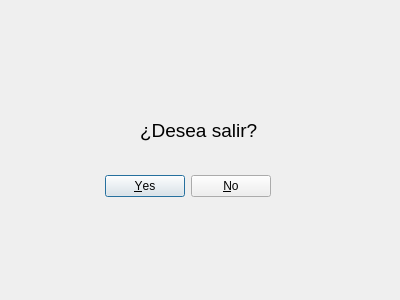
<?xml version="1.0" encoding="UTF-8"?>
<ui version="4.0">
 <class>Dialog</class>
 <widget class="QDialog" name="Dialog">
  <property name="windowModality">
   <enum>Qt::WindowModal</enum>
  </property>
  <property name="geometry">
   <rect>
    <x>0</x>
    <y>0</y>
    <width>400</width>
    <height>300</height>
   </rect>
  </property>
  <property name="windowTitle">
   <string>Dialog</string>
  </property>
  <widget class="QDialogButtonBox" name="buttonBox">
   <property name="geometry">
    <rect>
     <x>-70</x>
     <y>170</y>
     <width>341</width>
     <height>32</height>
    </rect>
   </property>
   <property name="orientation">
    <enum>Qt::Horizontal</enum>
   </property>
   <property name="standardButtons">
    <set>QDialogButtonBox::No|QDialogButtonBox::Yes</set>
   </property>
  </widget>
  <widget class="QLabel" name="label">
   <property name="geometry">
    <rect>
     <x>140</x>
     <y>110</y>
     <width>121</width>
     <height>41</height>
    </rect>
   </property>
   <property name="text">
    <string>&lt;html&gt;&lt;head/&gt;&lt;body&gt;&lt;p&gt;&lt;span style=&quot; font-size:14pt;&quot;&gt;¿Desea salir?&lt;/span&gt;&lt;/p&gt;&lt;/body&gt;&lt;/html&gt;</string>
   </property>
   <property name="textFormat">
    <enum>Qt::RichText</enum>
   </property>
  </widget>
  <widget class="QLabel" name="label_2">
   <property name="geometry">
    <rect>
     <x>160</x>
     <y>40</y>
     <width>71</width>
     <height>61</height>
    </rect>
   </property>
   <property name="text">
    <string/>
   </property>
   <property name="pixmap">
    <pixmap>../Proxecto1/warning.png</pixmap>
   </property>
   <property name="scaledContents">
    <bool>true</bool>
   </property>
  </widget>
 </widget>
 <resources/>
 <connections>
  <connection>
   <sender>buttonBox</sender>
   <signal>accepted()</signal>
   <receiver>Dialog</receiver>
   <slot>accept()</slot>
   <hints>
    <hint type="sourcelabel">
     <x>248</x>
     <y>254</y>
    </hint>
    <hint type="destinationlabel">
     <x>157</x>
     <y>274</y>
    </hint>
   </hints>
  </connection>
  <connection>
   <sender>buttonBox</sender>
   <signal>rejected()</signal>
   <receiver>Dialog</receiver>
   <slot>reject()</slot>
   <hints>
    <hint type="sourcelabel">
     <x>316</x>
     <y>260</y>
    </hint>
    <hint type="destinationlabel">
     <x>286</x>
     <y>274</y>
    </hint>
   </hints>
  </connection>
 </connections>
</ui>
